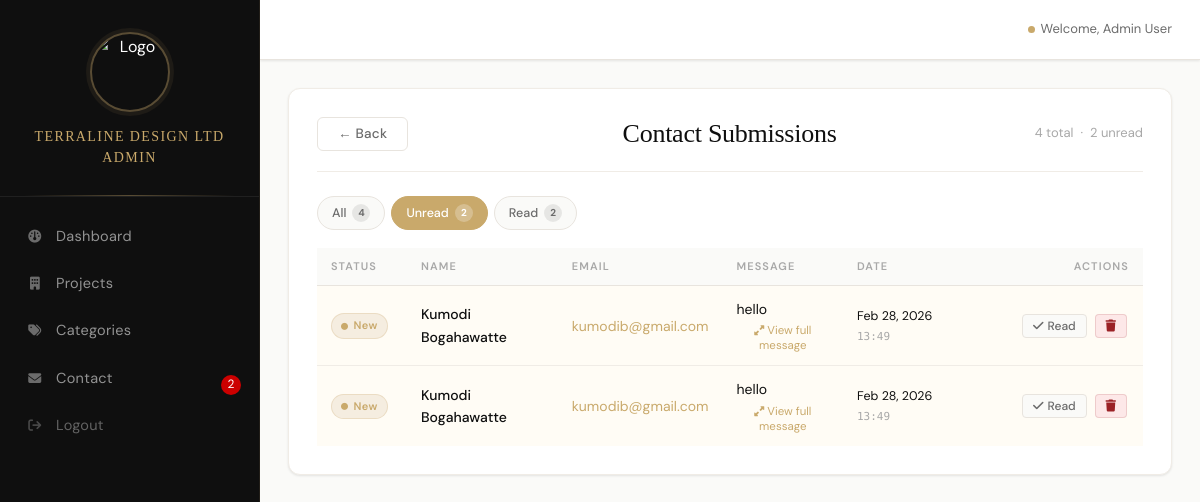
Page /admin/submissions.php?filter=unread (signed in) on the committed database.
### tables this page shows
CREATE TABLE `contact_submissions` (
  `id` int(11) NOT NULL,
  `name` varchar(100) NOT NULL,
  `email` varchar(100) NOT NULL,
  `message` text NOT NULL,
  `is_read` tinyint(1) DEFAULT 0,
  `created_at` timestamp NOT NULL DEFAULT current_timestamp()
);

### admin/submissions.php (the view, shortened to what this page needs)
<?php
$db = Database::getInstance()->getConnection();
$filter = isset($_GET['filter']) ? $_GET['filter'] : 'all';
$whereClause = '';
if ($filter === 'unread') {
    $whereClause = 'WHERE is_read = 0';
} elseif ($filter === 'read') {
    $whereClause = 'WHERE is_read = 1';
}
$page = isset($_GET['page']) ? max(1, (int)$_GET['page']) : 1;
$perPage = 20;
$offset = ($page - 1) * $perPage;
$submissions = $db->query("SELECT * FROM contact_submissions $whereClause ORDER BY created_at DESC LIMIT $perPage OFFSET $offset")->fetchAll();
$readCount   = $db->query("SELECT COUNT(*) FROM contact_submissions WHERE is_read = 1")->fetchColumn();
$allCount    = $db->query("SELECT COUNT(*) FROM contact_submissions")->fetchColumn();
include __DIR__ . '/includes/header.php';
?>
<div class="admin-content">
    <div class="admin-header">
        <a href="/architecture-firm/admin/index.php" class="btn-secondary" style="float:left;margin-right:16px;">&larr; Back</a>
        <h1 style="display:inline-block;">Contact Submissions</h1>
        <div class="submissions-meta">
            <?php echo $allCount; ?> total &nbsp;&middot;&nbsp; <?php echo $unreadCount; ?> unread
        </div>
    </div>
    <div class="submissions-filters">
        <a href="?filter=all"    class="filter-btn <?php echo $filter==='all'    ? 'active':''; ?>">All <span class="filter-count"><?php echo $allCount; ?></span></a>
        <a href="?filter=unread" class="filter-btn <?php echo $filter==='unread' ? 'active':''; ?>">Unread <span class="filter-count"><?php echo $unreadCount; ?></span></a>
        <a href="?filter=read"   class="filter-btn <?php echo $filter==='read'   ? 'active':''; ?>">Read <span class="filter-count"><?php echo $readCount; ?></span></a>
    </div>
    <?php if (empty($submissions)): ?>
    <div class="empty-state">
        <i class="fas fa-inbox"></i>
        <p>No submissions found.</p>
    </div>
    <?php else: ?>
    <table class="data-table submissions-table">
        <thead>
            <tr>
                <th style="width:90px;">Status</th>
                <th>Name</th>
                <th>Email</th>
                <th>Message</th>
                <th style="width:140px;">Date</th>
                <th style="width:160px; text-align:right;">Actions</th>
            </tr>
        </thead>
        <tbody>
            <?php foreach ($submissions as $sub): ?>
            <tr class="<?php echo !$sub['is_read'] ? 'unread' : ''; ?>">
                <td data-label="Status">
                    <?php if (!$sub['is_read']): ?>
                        <span class="status-badge status-new"><i class="fas fa-circle" style="font-size:7px;"></i> New</span>
                    <?php else: ?>
                        <span class="status-badge status-read"><i class="fas fa-check" style="font-size:9px;"></i> Read</span>
                    <?php endif; ?>
                </td>
                <td data-label="Name"><strong style="font-weight:500;"><?php echo htmlspecialchars($sub['name']); ?></strong></td>
                <td data-label="Email"><a href="mailto:<?php echo htmlspecialchars($sub['email']); ?>" style="color:var(--gold);text-decoration:none;"><?php echo htmlspecialchars($sub['email']); ?></a></td>
                <td data-label="Message" class="message-cell">
                    <div>
                        <?php echo htmlspecialchars(substr($sub['message'], 0, 80)); ?><?php echo strlen($sub['message'])>80?'…':''; ?>
                    </div>
                    <button class="btn-link" onclick="showMsg('<?php echo htmlspecialchars(addslashes($sub['name'])); ?>','<?php echo htmlspecialchars(addslashes($sub['message'])); ?>')" style="font-size:11.5px;margin-top:3px;display:block;">
                        <i class="fas fa-expand-alt" style="font-size:10px;"></i> View full message
                    </button>
                </td>
                <td data-label="Date" class="date-cell">
                    <?php echo date('M d, Y', strtotime($sub['created_at'])); ?><br>
                    <span class="date-time"><?php echo date('H:i', strtotime($sub['created_at'])); ?></span>
                </td>
                <td class="actions">
                    <?php if(!$sub['is_read']): ?>
                    <a href="?read=<?php echo $sub['id']; ?>&filter=<?php echo $filter; ?>" class="btn-small"><i class="fas fa-check"></i> Read</a>
                    <?php else: ?>
                    <a href="?unread=<?php echo $sub['id']; ?>&filter=<?php echo $filter; ?>" class="btn-small"><i class="fas fa-undo"></i> Unread</a>
                    <?php endif; ?>
                    <a href="?delete=<?php echo $sub['id']; ?>&filter=<?php echo $filter; ?>" class="btn-small danger" onclick="return confirm('Delete this submission?')"><i class="fas fa-trash"></i></a>
                </td>
            </tr>
            <?php endforeach; ?>
        </tbody>
    </table>
    <?php endif; ?>
</div>
<?php include __DIR__ . '/includes/footer.php'; ?>

### rows in the picture
contact_submissions: is_read 0 (drawn), name "Kumodi Bogahawatte", email "kumodib@gmail.com", message "hello", created_at "Feb 28, 2026", created_at "13:49"
contact_submissions: is_read 0 (drawn), name "Kumodi Bogahawatte", email "kumodib@gmail.com", message "hello", created_at "Feb 28, 2026", created_at "13:49"

### other values in the picture
$unreadCount "2"
$_SESSION['user_name'] "Admin User"
$allCount "4"
$readCount "2"
